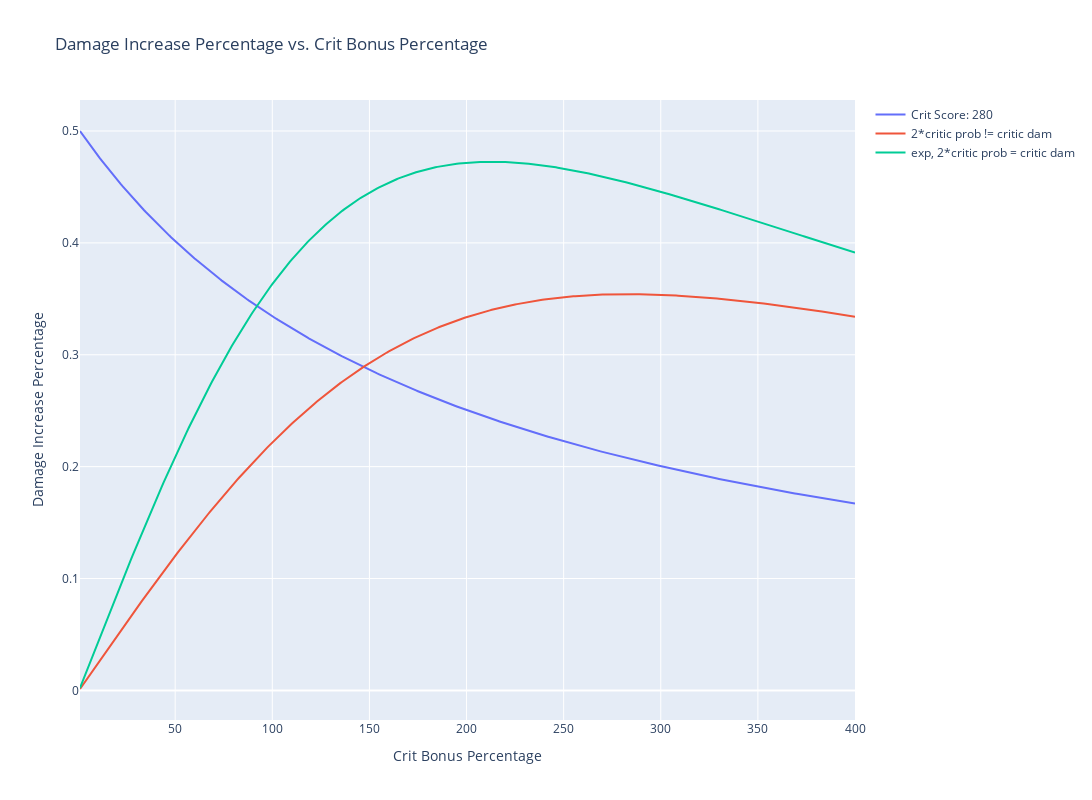

The cell this chart's notebook holds for it:
### Code cell
import numpy as np
import plotly.graph_objects as go

# Assume base attack is 1000
base_attack = 1000

# Attack bonus percentage, from 0% to 200%, step size is 1%
attack_bonus_percentage = np.arange(0.01, 4.01, 0.01)

# Crit score list
crit_scores = [280]

# Create a Plotly Figure object
fig = go.Figure()

# Plot the damage increase percentage curves for different crit scores
for crit_score in crit_scores:
    damage_increase = []
    for attack_bonus in attack_bonus_percentage:
        # Calculate current attack
        current_attack = base_attack * (1 + attack_bonus)

        # Calculate current total damage
        current_damage = (base_attack + current_attack) * (1 + 2 * (crit_score ** 2) / 9)

        # Calculate total damage at the previous attack bonus
        previous_attack = base_attack * (1 + max(attack_bonus - 0.01, 0))
        previous_damage = (base_attack + previous_attack) * (1 + 2 * (crit_score ** 2) / 9)

        # Calculate damage increase percentage
        damage_increase.append((current_damage / previous_damage - 1) * 100)

    fig.add_trace(go.Scatter(x=attack_bonus_percentage * 100, y=damage_increase, mode='lines', name=f'Crit Score: {crit_score}'))

#make fig larger in y-axis
fig.update_layout(
    autosize=False,
    width=1600,
    height=800,
)
# Set axis labels and title
fig.update_layout(
    title="Damage Increase Percentage vs. Attack Bonus Percentage",
    xaxis_title="Attack Bonus Percentage",
    yaxis_title="Damage Increase Percentage"
)

# Show the interactive plot
# Assume base attack is 1000
base_attack = 1000

# Crit bonus percentage, from 0% to 200%, step size is 1%
crit_bonus_percentage = np.arange(0.01, 4.01, 0.01)

# Attack score list
attack_scores = [280]
# Plot the damage increase percentage curves for different attack scores
for attack_score in attack_scores:
    damage_increase = []
    for crit_bonus in crit_bonus_percentage:
        # Calculate current crit score
        current_crit = crit_bonus

        # Calculate current total damage
        current_damage = calculate_damage(base_attack, attack_score, current_crit)

        # Calculate total damage at the previous crit bonus
        previous_crit = crit_bonus-0.01
        previous_damage = calculate_damage(base_attack, attack_score, previous_crit)

        # Calculate damage increase percentage
        damage_increase.append((current_damage / previous_damage - 1) * 100)

    fig.add_trace(go.Scatter(x=crit_bonus_percentage * 100, y=damage_increase, mode='lines', name=f'2*critic prob != critic dam'))
# Plot the damage increase percentage curves for different attack scores
for attack_score in attack_scores:
    damage_increase = []
    for crit_bonus in crit_bonus_percentage:
        # Calculate current crit score
        current_crit = crit_bonus

        # Calculate current total damage
        current_damage = (base_attack + attack_score) * (1 + 2 * (current_crit ** 2) / 9)

        # Calculate total damage at the previous crit bonus
        previous_crit = crit_bonus-0.01
        previous_damage = (base_attack + attack_score) * (1 + 2 * (previous_crit ** 2) / 9)

        # Calculate damage increase percentage
        damage_increase.append((current_damage / previous_damage - 1) * 100)

    fig.add_trace(go.Scatter(x=crit_bonus_percentage * 100, y=damage_increase, mode='lines', name=f'exp, 2*critic prob = critic dam'))

fig.update_layout(
    autosize=False,
    width=1600,
    height=800,
)

# Set axis labels and title
fig.update_layout(
    title="Damage Increase Percentage vs. Crit Bonus Percentage",
    xaxis_title="Crit Bonus Percentage",
    yaxis_title="Damage Increase Percentage"
)

# Show the interactive plot
fig.show()

### Figure 1 — Plotly figure (JSON) as saved in the notebook; plotly's stock layout.template omitted (floating-point values rounded to 4 significant figures; data arrays with more than 128 entries replaced by an {"elided": "..."} marker saying what was removed)
{"data": [{"mode": "lines", "name": "Crit Score: 280", "type": "scatter", "x": {"elided": "400 float values"}, "y": {"elided": "400 float values"}}, {"mode": "lines", "name": "2*critic prob != critic dam", "type": "scatter", "x": {"elided": "400 float values"}, "y": {"elided": "400 float values"}}, {"mode": "lines", "name": "exp, 2*critic prob = critic dam", "type": "scatter", "x": {"elided": "400 float values"}, "y": {"elided": "400 float values"}}], "layout": {"autosize": false, "height": 800, "title": {"text": "Damage Increase Percentage vs. Crit Bonus Percentage"}, "width": 1600, "xaxis": {"title": {"text": "Crit Bonus Percentage"}}, "yaxis": {"title": {"text": "Damage Increase Percentage"}}}}
